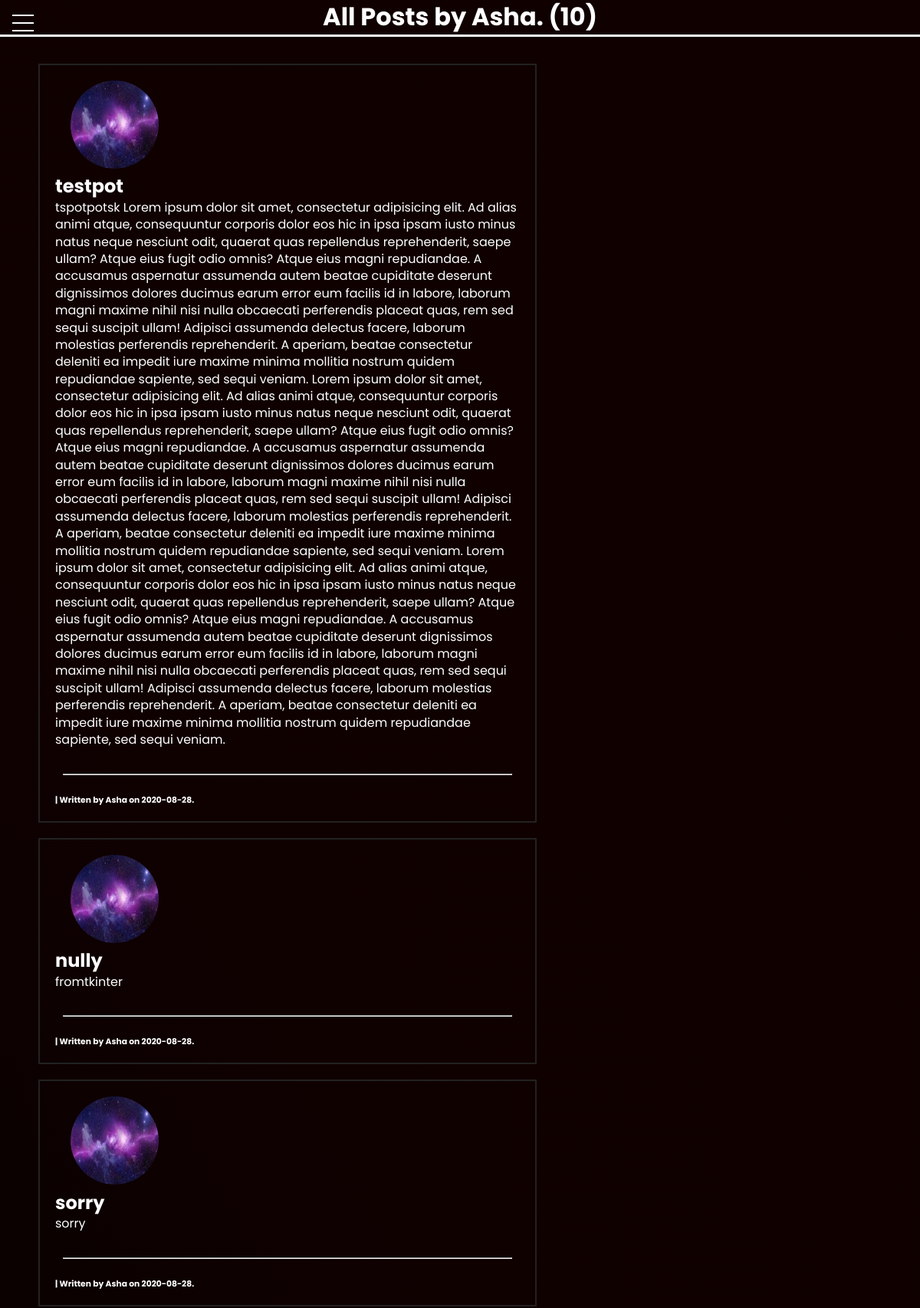
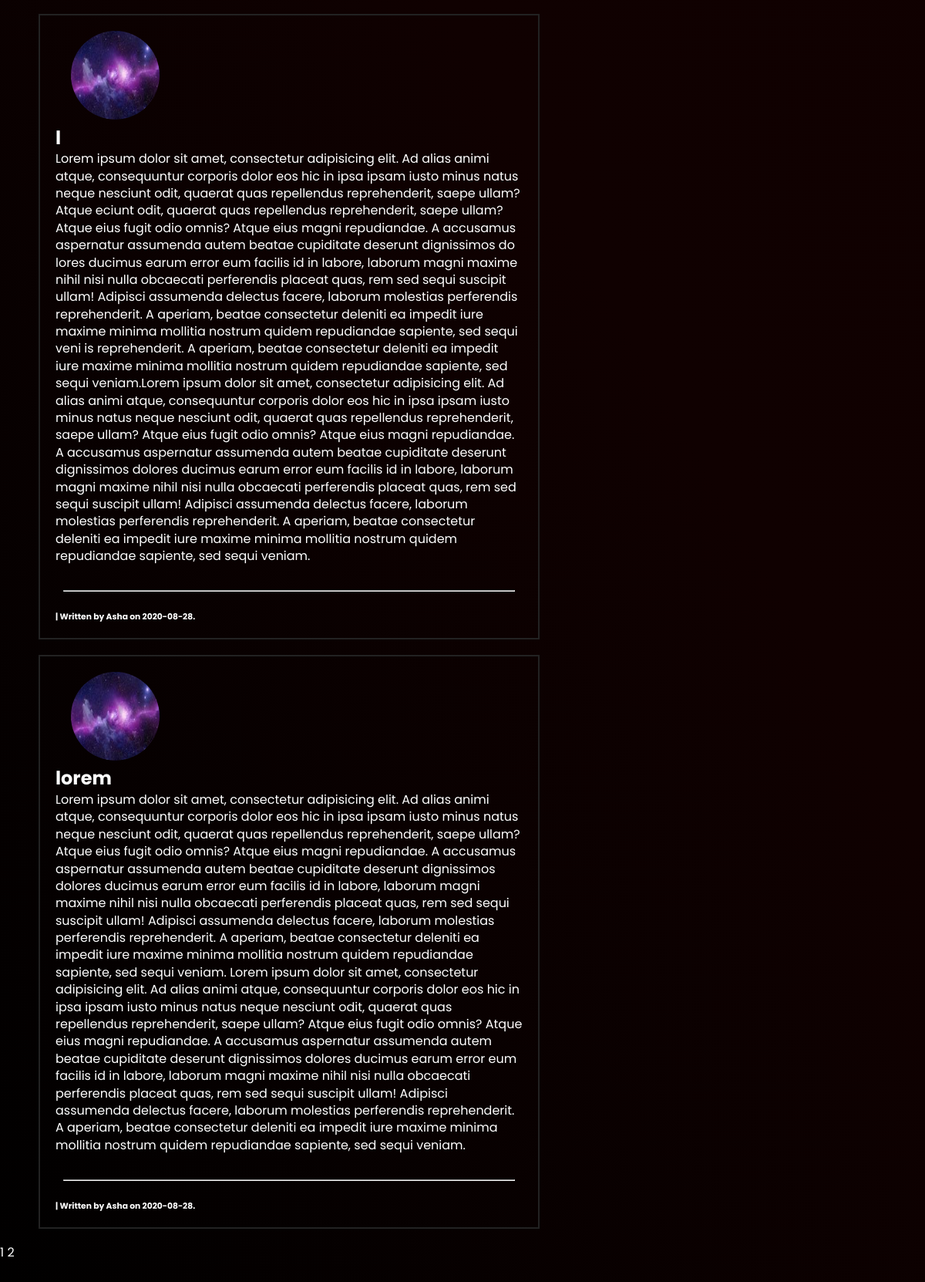
Page /user/Asha on the committed database (2 pictures, top to bottom).
### flaskblog/models.py (models this page shows, shortened)
class User(db.Model, UserMixin):
    id = db.Column(db.Integer, primary_key=True, unique=True)
    username = db.Column(db.String(20), unique=True, nullable=False)
    email = db.Column(db.String(120), unique=True, nullable=False)
    image_file = db.Column(db.String(20), nullable=False, default='default.jpg')
    password = db.Column(db.String(60), nullable=False)
    posts = db.relationship('Post', backref='author', lazy=True)

class Post(db.Model):
    id = db.Column(db.Integer, primary_key=True)
    title = db.Column(db.String(), nullable=False)
    date_posted = db.Column(db.DateTime, nullable=False, default=datetime.utcnow)
    content = db.Column(db.Text, nullable=False)
    is_verified = db.Column(db.Boolean, default=False)
    user_id = db.Column(db.Integer, db.ForeignKey('user.id'), nullable=False)

### flaskblog/routes.py (the view)
@app.route("/user/<string:username>")
def user_post(username):
    page = request.args.get('page', 1, type=int)
    user = User.query.filter_by(username=username).first_or_404()
    posts = Post.query.filter_by(author=user)\
        .order_by(Post.date_posted.desc())\
        .paginate(page=page, per_page=5)
    return render_template('user_post.html', posts=posts, user=user)

### flaskblog/templates/user_post.html (shortened to what this page needs)
{% extends "base.html" %}
{% block content %}
<h1> All Posts by {{ user.username }}. ({{ posts.total }})</h1>
    <div id="posts" class="main">
    {% for post in posts.items %}
        <article class="main">
            <a href="{{ url_for('post', post_id=post.id )}}"><img src="{{ url_for('static', filename='profile_pics/' + post.author.image_file) }}"
                    class="rounded-profile-pic"></a>
            <a href="{{ url_for('post', post_id=post.id )}}" class="post-title"><h2>{{ post.title }}</h2> </a>
            <p class="post-content">{{ post.content }}</p>
            <br>
            <hr>
            <a href="{{ url_for('user_post', username=post.author.username) }}" class="post-author"><h6>| Written by {{ post.author.username }} on {{ post.date_posted.strftime('%Y-%m-%d') }}.
            </h6></a>
        </article>
    {% endfor %}
        {% for page_num in posts.iter_pages(left_edge=1, right_edge=1, left_current=1, right_current=2) %}
            {% if page_num %}
                {% if posts.page == page_num %}
                    <a class="current-button" href="{{ url_for('user_post', page=page_num, username=user.username) }}">{{ page_num }}</a>
                {% else %}
                    <a class="pagination-btn" href="{{ url_for('user_post', page=page_num, username=user.username) }}">{{ page_num }}</a>
                {% endif %}
            {% else %}
                <span>...</span>
            {% endif %}
        {% endfor %}
        <br><br><br><br><br><br><br><br>
    </div>
</div>
{% endblock content %}

### flaskblog/templates/base.html (shortened to what this page needs)
<!DOCTYPE html>
<html lang="en">
<head>
    <link rel="stylesheet" type="text/css" href=" {{url_for('static', filename='style.css')}} ">
</head>
<body>
<div class="main">
    <nav>
    <div class="menu-wrap">
        <div class="hamburger"><div></div></div>
    </div>
    </nav>
    {% block content %}{% endblock content %}
</body>
</html>

### flaskblog/static/style.css (style rules this page uses)
* { margin: 0px 0px 0px 0px; padding: 0px 0px 0px 0px; box-sizing: border-box; font-family: Poppins, 'Poppins', Helveltica, sans-serif; text-decoration: none; color: white; }
body { background-color: black; background-image: linear-gradient(60deg, #000000, #100101, #100000); background-size: 100%; color: white; font-family: 'Poppins', Poppins, sans-serif; line-height: 1.4; }
html { scroll-behavior: smooth; }
:root { --primary-color: rgba(13, 110, 139, 0.75); --overlay-color: rgba(24, 39, 51, 0.85); --menu-speed: 0.75s; }
.menu-wrap { position: fixed; top: 0; left: 0; z-index: 1; }
.menu-wrap .hamburger { position: absolute; top: 0; left: 0; z-index: 1; width: 60px; height: 60px; padding: 1rem; background: none; display: flex; align-items: center; justify-content: center; }
.menu-wrap .hamburger > div { position: relative; width: 100%; height: 2px; background-color: white; display: flex; align-items: center; justify-content: center; transition: all 0.4s ease; }
.menu-wrap .hamburger > div:before, .menu-wrap .hamburger > div:after { content: ''; position: absolute; z-index: 1; top: -10px; width: 100%; height: 2px; background: inherit; }
.menu-wrap .hamburger > div:after { top: 10px; }
h1 { text-align: center; border-bottom: 3px solid white; margin-bottom: 35px; }
article { margin: 20px 500px 20px 50px; border: 2px solid #222; padding: 20px; }
.post-title { color: white; padding-bottom: 10px; border-bottom: 1px solid white; transition: 0.2s; }
.post-content { color: white; }
.post-author h6 { min-width: 30ch; }
.rounded-profile-pic { border-radius: 50%; margin-left: 20px; width: 115px; height: 115px; }
.post-author { color: white; }
hr { margin: 10px; margin-bottom: 25px; }

### rows in the picture
User: username "Asha"
Post: image_file (picture), title "testpot", content "tspotpotsk Lorem ipsum dolor sit amet, consectetur adipisicing elit. Ad alias animi atque, consequuntur corporis dolor eos hic in ipsa ipsam iusto minus natus neque nesciunt odit, quaerat quas repellendus reprehenderit, saepe ullam? Atque eius fugit odio omnis? Atque eius magni repudiandae. A accusamus aspernatur assumenda autem beatae cupiditate deserunt dignissimos dolores ducimus earum error eum facilis id in labore, laborum magni maxime nihil nisi nulla obcaecati perferendis placeat quas, rem sed sequi suscipit ullam! Adipisci assumenda delectus facere, laborum molestias perferendis reprehenderit. A aperiam, beatae consectetur deleniti ea impedit iure maxime minima mollitia nostrum…", author.username "Asha", date_posted "2020-08-28"
Post: image_file (picture), title "nully", content "fromtkinter", author.username "Asha", date_posted "2020-08-28"
Post: image_file (picture), title "sorry", content "sorry", author.username "Asha", date_posted "2020-08-28"
Post: image_file (picture), title "l", content "Lorem ipsum dolor sit amet, consectetur adipisicing elit. Ad alias animi atque, consequuntur corporis dolor eos hic in ipsa ipsam iusto minus natus neque nesciunt odit, quaerat quas repellendus reprehenderit, saepe ullam? Atque eciunt odit, quaerat quas repellendus reprehenderit, saepe ullam? Atque eius fugit odio omnis? Atque eius magni repudiandae. A accusamus aspernatur assumenda autem beatae cupiditate deserunt dignissimos do lores ducimus earum error eum facilis id in labore, laborum magni maxime nihil nisi nulla obcaecati perferendis placeat quas, rem sed sequi suscipit ullam! Adipisci assumenda delectus facere, laborum molestias perferendis reprehenderit. A aperiam, beatae…", author.username "Asha", date_posted "2020-08-28"
Post: image_file (picture), title "lorem", content "Lorem ipsum dolor sit amet, consectetur adipisicing elit. Ad alias animi atque, consequuntur corporis dolor eos hic in ipsa ipsam iusto minus natus neque nesciunt odit, quaerat quas repellendus reprehenderit, saepe ullam? Atque eius fugit odio omnis? Atque eius magni repudiandae. A accusamus aspernatur assumenda autem beatae cupiditate deserunt dignissimos dolores ducimus earum error eum facilis id in labore, laborum magni maxime nihil nisi nulla obcaecati perferendis placeat quas, rem sed sequi suscipit ullam! Adipisci assumenda delectus facere, laborum molestias perferendis reprehenderit. A aperiam, beatae consectetur deleniti ea impedit iure maxime minima mollitia nostrum quidem…", author.username "Asha", date_posted "2020-08-28"

### other values in the picture
{{ posts.total }} "10"
{{ page_num }} "1"
{{ page_num }} "2"
